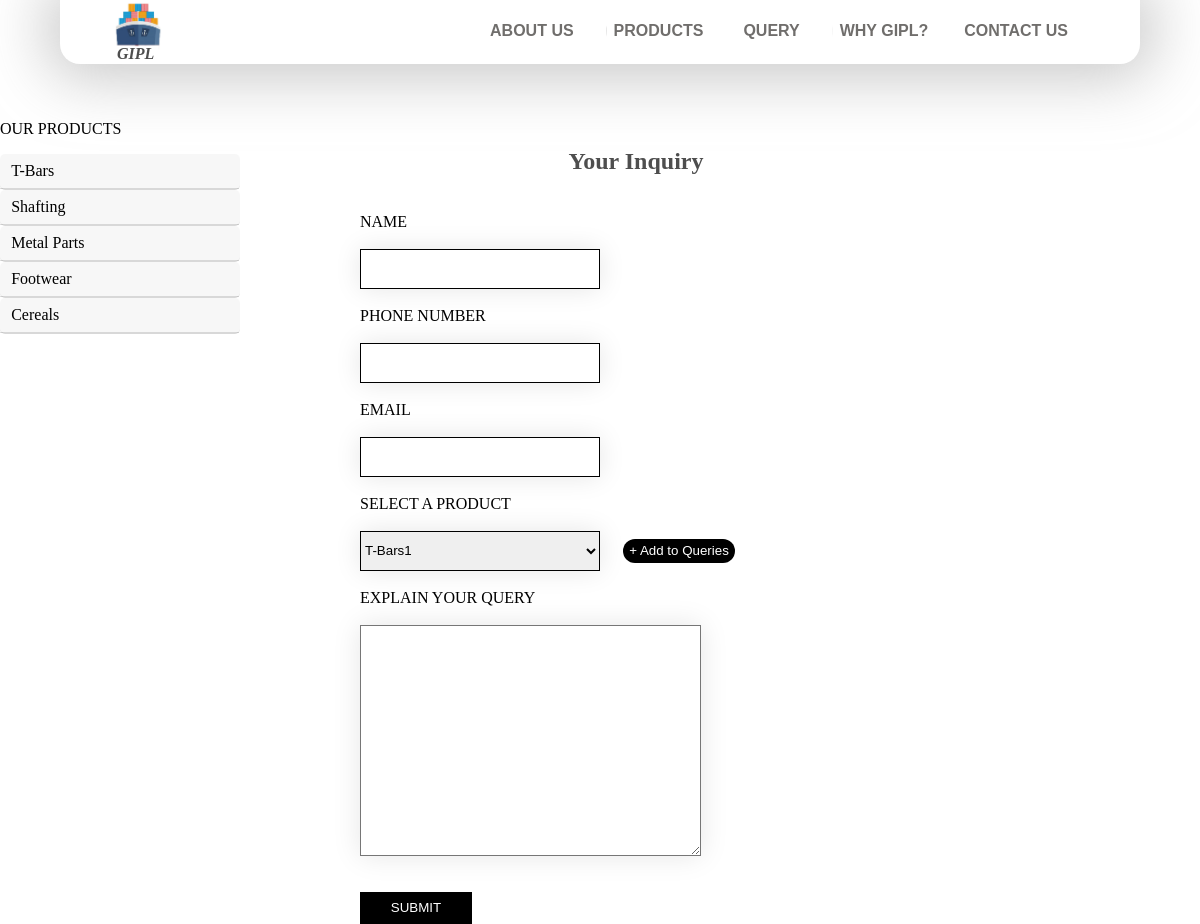
The page /inquiry on the database as committed earlier.
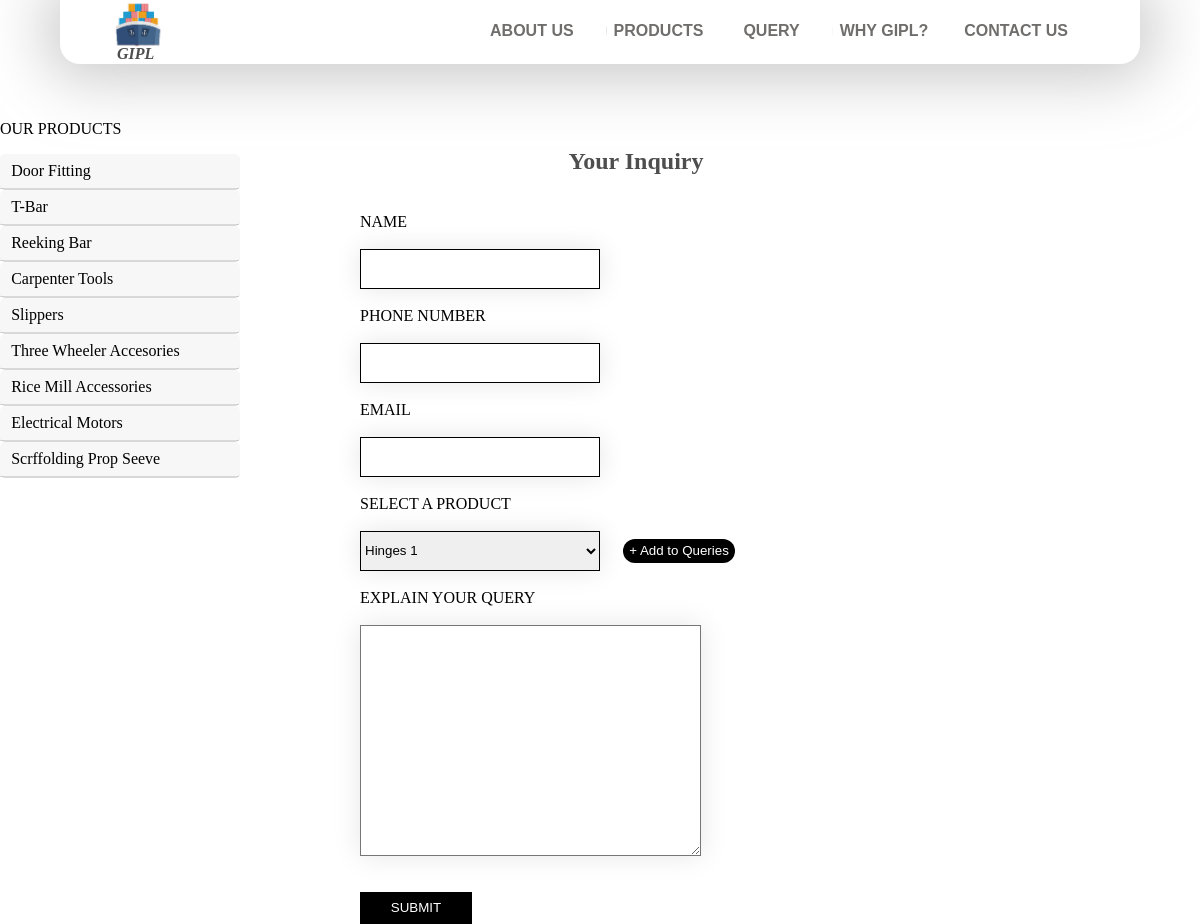
The same page on the database as committed later.
### mainapp/models.py (models this page shows)
class categories(models.Model):
    name = models.CharField(max_length = 50)
    picture = models.ImageField(upload_to= "category_pictures", blank = False)
    class Meta:
        verbose_name_plural = "Category"
    def __str__(self):
        return self.name

### mainapp/views.py (the view, shortened to what this page needs)
# urls.py: path('inquiry', views.inquiry, name = "inquiry"),
@csrf_exempt
def inquiry(request):
	return render(request, 'inquiry.html', {'products':products.objects.only('name')})

### mainapp/cp.py (called while the page is built)
def return_categories(request):
	names = categories.objects.all()
	cat_list = list(categories.objects.all())
	cat_id = list(categories.objects.only('id'))
	cat_pro = []
	for i in range(1,categories.objects.count()+1):
		cat_current = []
		cat_current.append(cat_list[i-1])
		cat_current.append(list(products.objects.filter(category=cat_id[i-1]).values("name")))
		cat_pro.append(cat_current)
	return {'categories' : cat_pro}

### mainapp/models.py (called while the page is built)
	def __str__(self):
		return self.name

### templates/inquiry.html (shortened to what this page needs)
{% extends 'navbar.html' %}
{% load static %}
{% block extra_links %}
    <link type="text/css" rel = "stylesheet" href = "{% static 'css/inquiry.css' %}">
{% endblock %}
{% block right_container %}
    <div id = "right_container">
        <h1>Your Inquiry</h1>
        <br>
        <form action="{% url 'mainapp:inquiry' %}" method = "POST">
            <div id = "info">
                <label for = "name">NAME</label>
                <br><br>
                <input name = "name" id = "name" type="text">
                <br><br>
                <label for = "contact_no">PHONE NUMBER</label>
                <br><br>
                <input name = "contact_no" id = "contact_no" type = "text">
                <br><br>
                <label for = "email">EMAIL</label>
                <br><br>
                <input name = "email" id = "email" type="text">
                <br><br>
            </div>
            <div id = "message_box">
            <label for = "products_list">SELECT A PRODUCT</label>
            <br><br>
            <select id = "products_list">
                {% for p in products %}
                <option>{{ p }}</option>
                {% endfor %}
            </select>
            <button id = "add_to_q" style = "margin-left: 1.2rem;">+ Add to Queries</button>
            <br><br>
            <label for = "message">EXPLAIN YOUR QUERY</label>
            <br><br>
            <textarea name = "message" id = "message" rows="15" cols="40"></textarea>
            </div>
            <br><br>
            <input id = "submit_button" type="submit" value="SUBMIT">
        </form>
    </div>
{% endblock %}

### templates/navbar.html (shortened to what this page needs)
{% load static %}
<html>
<head>
    <link type="text/css" rel = "stylesheet" href = "{% static 'css/navbar.css' %}">
    <link type="text/css" rel = "stylesheet" href = "{% static 'css/left_dropdown.css' %}">
    {% block extra_links %}
    {% endblock %}
</head>
<body>
    <section id = "main_container">
        <nav class = "fixed-nav-container">
            <div id = "nav_content">
            <div class = "logo"><a style = "text-decoration: none; color: #4E4E4E;" href = "{% url 'mainapp:home' %}"><img src = "{% static 'Images/ship2.PNG' %}">
            <p>GIPL</p></a></div>
            <div class = "desktop">
                <ul>
                    <a href = "{% url 'mainapp:about_us' %}"><li><button>ABOUT US</button></li></a>
                    <a href = "{% url 'mainapp:products' %}"><li><button>PRODUCTS</button></li></a>
                    <a href = "{% url 'mainapp:inquiry' %}"><li><button>QUERY</button></li></a>
                    <a><li><button>WHY GIPL?</button><li></a>
                    <a href = "{% url 'mainapp:contact_us' %}"><li><button>CONTACT US</button></li></a>
                </ul>
            </div>
                </div>
        </nav>
        <div id = "rest_container">
        <div id = "left_sidebar">
            OUR PRODUCTS
            <ul class = "sidebar_category">
                {% for c in categories %}
                <li class = "sidebar_categories" >
                    <div id = "sidebar_categories{{ forloop.counter }}" onClick = "dropdown(this.id)">{{ c.0 }}</div>
                </li>
                {% endfor %}
            </ul>
        </div>
        {% block right_container %}
        {% endblock %}
    </div>
    </section>
</body>
</html>

Rows that differ between the two databases and show on the page:
removed categories: name "T-Bars"
removed categories: name "Shafting"
removed categories: name "Metal Parts"
removed categories: name "Footwear"
removed categories: name "Cereals"
added categories: name "Door Fitting"
added categories: name "T-Bar"
added categories: name "Reeking Bar"
added categories: name "Carpenter Tools"
added categories: name "Slippers"
added categories: name "Three Wheeler Accesories"
added categories: name "Rice Mill Accessories"
added categories: name "Electrical Motors"
added categories: name "Scrffolding Prop Seeve"
Other text that changed with them:
form field value: "T-Bars1" → "Hinges 1"
